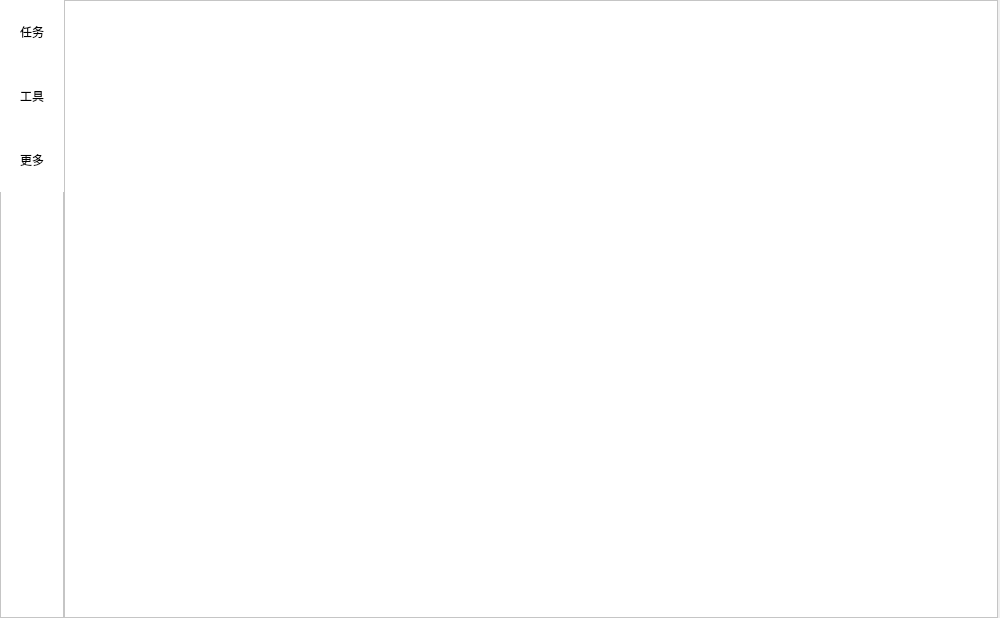
<?xml version="1.0" encoding="UTF-8"?>
<ui version="4.0">
    <class>ComputerHousekeeper</class>
    <widget class="QMainWindow" name="ComputerHousekeeper">
        <property name="geometry">
            <rect>
                <x>0</x>
                <y>0</y>
                <width>1000</width>
                <height>618</height>
            </rect>
        </property>
        <property name="windowTitle">
            <string>ComputerHousekeeper</string>
        </property>
        <property name="styleSheet">
            <string notr="true">QWidget#ComputerHousekeeper1_0
                {
                background-color:white
                }
            </string>
        </property>
        <property name="iconSize">
            <size>
                <width>32</width>
                <height>32</height>
            </size>
        </property>
        <widget class="QWidget" name="centralwidget">
            <widget class="QFrame" name="frame_panel">
                <property name="geometry">
                    <rect>
                        <x>0</x>
                        <y>0</y>
                        <width>64</width>
                        <height>618</height>
                    </rect>
                </property>
                <property name="styleSheet">
                    <string notr="true">QFrame#frame_panel
                        {
                        background-color:white
                        }
                    </string>
                </property>
                <property name="frameShape">
                    <enum>QFrame::StyledPanel</enum>
                </property>
                <property name="frameShadow">
                    <enum>QFrame::Raised</enum>
                </property>
                <widget class="QPushButton" name="pushButton_task">
                    <property name="geometry">
                        <rect>
                            <x>0</x>
                            <y>0</y>
                            <width>64</width>
                            <height>64</height>
                        </rect>
                    </property>
                    <property name="contextMenuPolicy">
                        <enum>Qt::CustomContextMenu</enum>
                    </property>
                    <property name="styleSheet">
                        <string notr="true">QPushButton#pushButton_task
                            {
                            border:0px solid rgb(16,124,16);
                            background-color:white
                            }
                            QPushButton#pushButton_task:hover
                            {
                            border:2px solid rgb(16,124,16);
                            border-color:green
                            }
                            QPushButton#pushButton_task:pressed
                            {
                            background-color:rgb(195, 195, 195)
                            }
                        </string>
                    </property>
                    <property name="text">
                        <string>任务</string>
                    </property>
                    <property name="iconSize">
                        <size>
                            <width>32</width>
                            <height>32</height>
                        </size>
                    </property>
                </widget>
                <widget class="QPushButton" name="pushButton_tool">
                    <property name="geometry">
                        <rect>
                            <x>0</x>
                            <y>64</y>
                            <width>64</width>
                            <height>64</height>
                        </rect>
                    </property>
                    <property name="contextMenuPolicy">
                        <enum>Qt::CustomContextMenu</enum>
                    </property>
                    <property name="styleSheet">
                        <string notr="true">QPushButton#pushButton_tool
                            {
                            border:0px solid rgb(16,124,16);
                            background-color:white
                            }
                            QPushButton#pushButton_tool:hover
                            {
                            border:2px solid rgb(16,124,16);
                            border-color:green
                            }
                            QPushButton#pushButton_tool:pressed
                            {
                            background-color:rgb(195, 195, 195)
                            }
                        </string>
                    </property>
                    <property name="text">
                        <string>工具</string>
                    </property>
                    <property name="iconSize">
                        <size>
                            <width>32</width>
                            <height>32</height>
                        </size>
                    </property>
                </widget>
                <widget class="QPushButton" name="pushButton_more">
                    <property name="geometry">
                        <rect>
                            <x>0</x>
                            <y>128</y>
                            <width>64</width>
                            <height>64</height>
                        </rect>
                    </property>
                    <property name="font">
                        <font>
                            <weight>50</weight>
                            <bold>false</bold>
                            <strikeout>false</strikeout>
                            <stylestrategy>PreferDefault</stylestrategy>
                        </font>
                    </property>
                    <property name="contextMenuPolicy">
                        <enum>Qt::CustomContextMenu</enum>
                    </property>
                    <property name="styleSheet">
                        <string notr="true">QPushButton#pushButton_more
                            {
                            border:0px solid rgb(16,124,16);
                            background-color:white
                            }
                            QPushButton#pushButton_more:hover
                            {
                            border:2px solid rgb(16,124,16);
                            border-color:green
                            }
                            QPushButton#pushButton_more:pressed
                            {
                            background-color:rgb(195, 195, 195)
                            }
                        </string>
                    </property>
                    <property name="text">
                        <string>更多</string>
                    </property>
                    <property name="iconSize">
                        <size>
                            <width>32</width>
                            <height>32</height>
                        </size>
                    </property>
                    <property name="checkable">
                        <bool>false</bool>
                    </property>
                    <property name="autoRepeat">
                        <bool>false</bool>
                    </property>
                    <property name="autoExclusive">
                        <bool>false</bool>
                    </property>
                    <property name="autoDefault">
                        <bool>false</bool>
                    </property>
                    <property name="default">
                        <bool>false</bool>
                    </property>
                    <property name="flat">
                        <bool>false</bool>
                    </property>
                </widget>
            </widget>
            <widget class="QFrame" name="frame_ui">
                <property name="geometry">
                    <rect>
                        <x>64</x>
                        <y>0</y>
                        <width>934</width>
                        <height>618</height>
                    </rect>
                </property>
                <property name="styleSheet">
                    <string notr="true">QFrame#frame_ui
                        {
                        background-color:white
                        }
                    </string>
                </property>
                <property name="frameShape">
                    <enum>QFrame::StyledPanel</enum>
                </property>
                <property name="frameShadow">
                    <enum>QFrame::Raised</enum>
                </property>
            </widget>
        </widget>
    </widget>
    <resources/>
    <connections/>
</ui>
